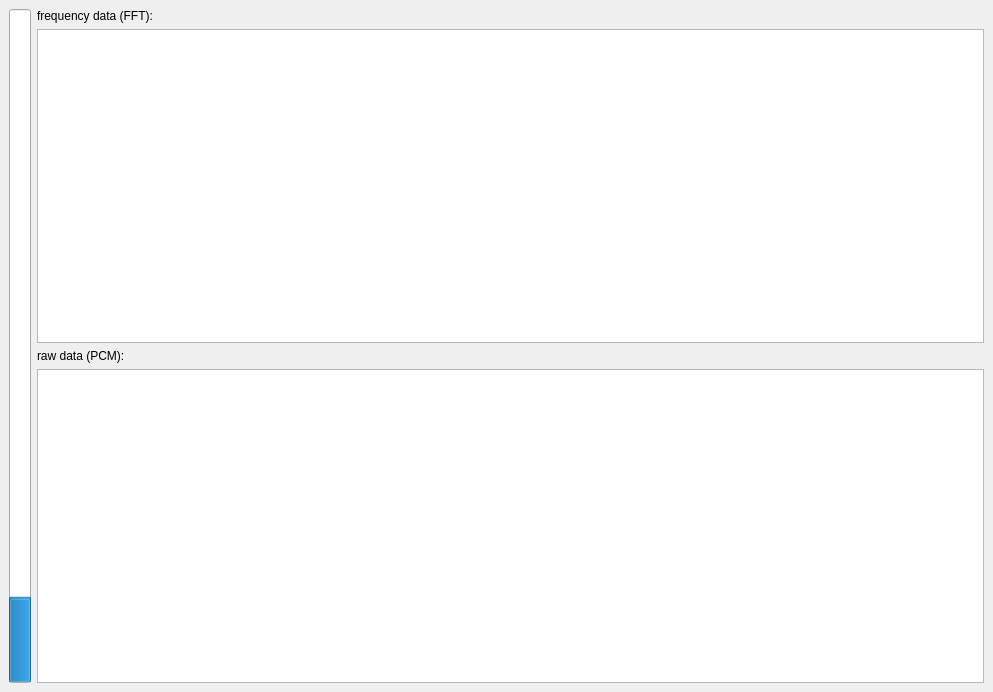
<?xml version="1.0" encoding="UTF-8"?>
<ui version="4.0">
 <class>MainWindow</class>
 <widget class="QMainWindow" name="MainWindow">
  <property name="geometry">
   <rect>
    <x>0</x>
    <y>0</y>
    <width>993</width>
    <height>692</height>
   </rect>
  </property>
  <property name="windowTitle">
   <string>MainWindow</string>
  </property>
  <widget class="QWidget" name="centralwidget">
   <layout class="QHBoxLayout" name="horizontalLayout">
    <item>
     <widget class="QProgressBar" name="pbLevel">
      <property name="maximum">
       <number>1000</number>
      </property>
      <property name="value">
       <number>123</number>
      </property>
      <property name="textVisible">
       <bool>false</bool>
      </property>
      <property name="orientation">
       <enum>Qt::Vertical</enum>
      </property>
     </widget>
    </item>
    <item>
     <widget class="QFrame" name="frame">
      <property name="frameShape">
       <enum>QFrame::NoFrame</enum>
      </property>
      <property name="frameShadow">
       <enum>QFrame::Plain</enum>
      </property>
      <layout class="QVBoxLayout" name="verticalLayout">
       <property name="margin">
        <number>0</number>
       </property>
       <item>
        <widget class="QLabel" name="label">
         <property name="text">
          <string>frequency data (FFT):</string>
         </property>
        </widget>
       </item>
       <item>
        <widget class="PlotWidget" name="grFFT"/>
       </item>
       <item>
        <widget class="QLabel" name="label_2">
         <property name="text">
          <string>raw data (PCM):</string>
         </property>
        </widget>
       </item>
       <item>
        <widget class="PlotWidget" name="grPCM"/>
       </item>
      </layout>
     </widget>
    </item>
   </layout>
  </widget>
 </widget>
 <customwidgets>
  <customwidget>
   <class>PlotWidget</class>
   <extends>QGraphicsView</extends>
   <header>pyqtgraph</header>
  </customwidget>
 </customwidgets>
 <resources/>
 <connections/>
</ui>
